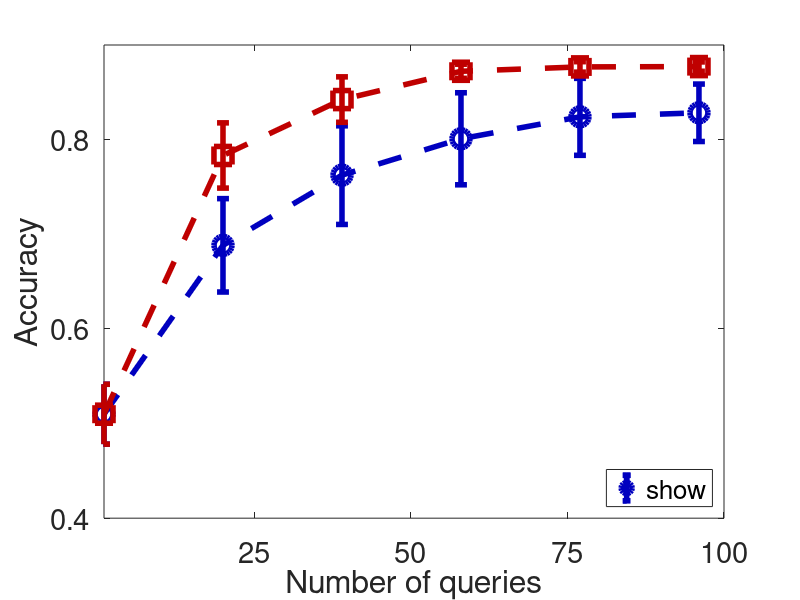

The MATLAB source for this figure:
%  Auto-generated by MATLAB on 28-Nov-2014 15:53:21

%Get rid of anything that might pose a problem 
clear all

%load data
load BananaRes;
xvector_tmp = [1:101]';
ymatrix1_tmp = [result.mAccSVM result.mAccBPM];
error1_tmp = [result.stdAccSVM result.stdAccBPM];

%only keep 1 data out of jmax
j = 1;
for i=1:size( xvector_tmp, 1 )
    if (j == 20) %<-- jmax
        j = 1;
    end
    
    if (j == 1)
        if ( i == 1)
            ymatrix1 = ymatrix1_tmp(1, :);
            xvector = xvector_tmp(1, 1);
            error1 = error1_tmp(1, :);
        else
            ymatrix1 = [ymatrix1; ymatrix1_tmp(i, :)];
            xvector = [xvector; xvector_tmp(i, :)];
            error1 = [error1; error1_tmp(i, :)];
        end
    end 
    
    j = j + 1;
end
xvector = repmat(xvector, 1, 2);

% Create figure
figure1 = figure;

% Create axes
axes1 = axes('Parent',figure1,'YTick',[0.4 0.6 0.8 1],'XTick',[0 25 50 75 100],...
    'FontSize',21);
xlim(axes1, [1 100]);
ylim(axes1, [0.4 0.9])
box(axes1,'on');
hold(axes1,'all');

% Create multiple lines using matrix input
plot1 = errorbar(xvector, ymatrix1, error1, 'Parent',axes1);
set(plot1(1),'DisplayName', 'Active SVM', 'Color', [0 0 0.75], 'MarkerSize', 13,'Marker', 'o', 'LineWidth', 4, 'LineStyle', '--');
set(plot1(2),'DisplayName', 'Active BPM', 'Color', [0.75 0 0], 'MarkerSize', 13,'Marker', 's', 'LineWidth', 4, 'LineStyle', '--');

% Create xlabel
xlabel('Number of queries');

% Create ylabel
ylabel('Accuracy');

% Create legend
legend(axes1,'show', 'Location', 'SouthEast');

